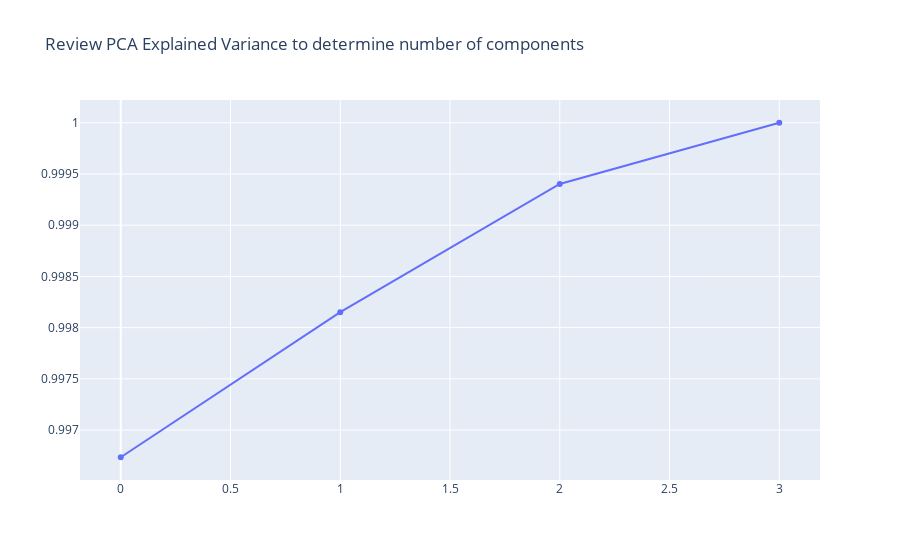

Notebook source saved alongside this figure:
### Code cell
pca = PCA(n_components=4).fit(X)
#Plotting the Cumulative Summation of the Explained Variance
expvar=np.cumsum(pca.explained_variance_ratio_)
data = [go.Scatter(y=expvar)]
layout = {'title': 'Review PCA Explained Variance to determine number of components'}
iplot({'data':data,'layout':layout})

### Figure 1 — Plotly figure (JSON) as saved in the notebook; plotly's stock layout.template omitted (floating-point values rounded to 4 significant figures)
{"data": [{"type": "scatter", "y": [0.9967, 0.9982, 0.9994, 1]}], "layout": {"title": {"text": "Review PCA Explained Variance to determine number of components"}}}
